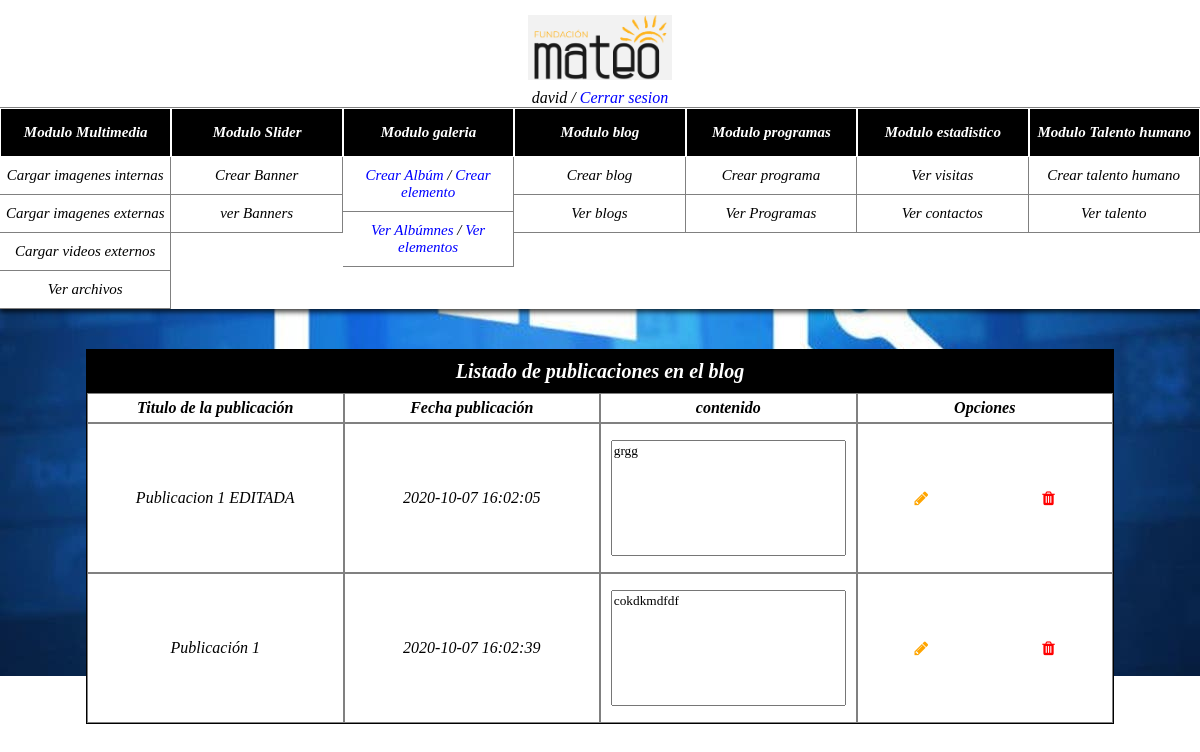
The app's page /index.php/blog/listar_blogs (signed in) with its own data.
### tables this page shows
CREATE TABLE `blog` (
  `blog_id` int(11) NOT NULL,
  `titulo_pub` varchar(50) NOT NULL,
  `contenido_pub` varchar(1000) NOT NULL,
  `autor_pub` varchar(20) NOT NULL,
  `fecha_pub` timestamp NOT NULL DEFAULT current_timestamp() ON UPDATE current_timestamp(),
  `portada_pub` varchar(500) NOT NULL,
  `tipo_portada` varchar(2) NOT NULL
);

### application/controllers/Blog.php (called while the page is built, shortened)
<?php
include_once "application/models/blog_model.php";
class Blog extends CI_Controller {
	public function listar_blogs()
	{
		if (isset($_SESSION['usuario']))
		{
			$this->load->view('listar_blogs');
		}else{
			echo '<script>alert("Su sesión termino");</script>';
			echo '<script>
			window.location.href = "../panel/inicio";
			</script>';
		}
	}
	public function consultar_publicaciones(){
		$instancia = new Blog_model();
		$peticion_select = $instancia -> consultar_publicaciones();
		return $peticion_select;
	}
}

### index.php (called while the page is built, shortened)
<?php
require_once BASEPATH.'core/CodeIgniter.php';

### application/controllers/select_controller.php (called while the page is built, shortened)
<?php
include_once "Blog.php";
class Select_controller{
	public function listar_publicaciones(){
		$instancia = new Blog();
		$peticion_select = $instancia -> consultar_publicaciones();
		return $peticion_select;
	}
}
?>

### application/models/blog_model.php (called while the page is built, shortened)
<?php
class Blog_model{
	public function consultar_publicaciones(){
		$instancia_conexion = new Conexion();
		$pdo = $instancia_conexion -> obtener_conexion();
		$sql = $pdo->prepare('SELECT * FROM blog');
		$sql->execute();
		$resultado = $sql->fetchAll();
		return $resultado;
	}
}
?>

### application/views/listar_blogs.php (the view, shortened to what this page needs)
<?php
include_once "application/controllers/select_controller.php";
$instancia = new Select_controller();
$peticion_select = $instancia -> listar_publicaciones();
?>
<!DOCTYPE html>
<html lang="es">
<head>
  <link rel="stylesheet" href="../plantilla_back/css/personalizacion.css">
  <link rel="stylesheet" href="https://cdnjs.cloudflare.com/ajax/libs/font-awesome/4.7.0/css/font-awesome.min.css">
  <link rel="stylesheet" href="//cdn.jsdelivr.net/npm/alertifyjs@1.13.1/build/css/alertify.min.css"/>
</head>
<body>
  <div class="container">
    <?php
    include "header.php";
    ?>
    <div class="contenedor-dinamico-admin">
      <div class="contenedor-ajustado">
        <div class="contenedor-tabla">
          <div class="encabezado-formulario">
            Listado de publicaciones en el blog
          </div>
          <div class="table" id="encabezado_tabla">
            <div class="column-table-encabezado-pub encabezado-oculto" style="font-weight: 900;">Titulo de la publicación</div>
            <div class="column-table-encabezado-pub encabezado-oculto" style="font-weight: 900;">Fecha publicación</div>
            <div class="column-table-encabezado-pub encabezado-oculto" style="font-weight: 900;">contenido</div>
            <div class="column-table-encabezado-pub encabezado-oculto" style="font-weight: 900;">Opciones</div>
          </div>
          <div class="table" id="resultados">
            <?php
            foreach($peticion_select as $blog){
              echo '<div class="column-table-contenido-pub"><label style="margin:auto">'.$blog['titulo_pub'].'</label></div>
              <div class="column-table-encabezado-pub encabezado-visible" style="font-weight: 900;">Fecha publicación</div>
              <div class="column-table-contenido-pub"><label style="margin:auto">'.$blog['fecha_pub'].'</label></div>
              <div class="column-table-encabezado-pub encabezado-visible" style="font-weight: 900;">Contenido</div>
              <div class="column-table-contenido-pub"><textarea style="width:90%; margin:auto; resize:none; height:80%;" readonly>'.$blog['contenido_pub'].'</textarea></div>
              <div class="column-table-encabezado-pub encabezado-visible" style="font-weight: 900;">Opciones</div>
              <div class="column-table-contenido-pub"> <i class="fa fa-pencil btn-editar" id="'.$blog['blog_id'].'" style="margin:auto; color:orange; cursor:pointer;"></i><i class="fa fa-trash btn-eliminar-blog" id="'.$blog['blog_id'].'" style="margin:auto; color:red; cursor:pointer;"></i></div>';
            }
            ?>
          </div>
        </div>
      </div>
    </div>
  </div>
</body>
</html>

### records on screen
blog: titulo_pub "Publicacion 1 EDITADA", fecha_pub "2020-10-07 16:02:05", contenido_pub "grgg"
blog: titulo_pub "Publicación 1", fecha_pub "2020-10-07 16:02:39", contenido_pub "cokdkmdfdf"

### other values on screen
$_SESSION['usuario'] "david"
